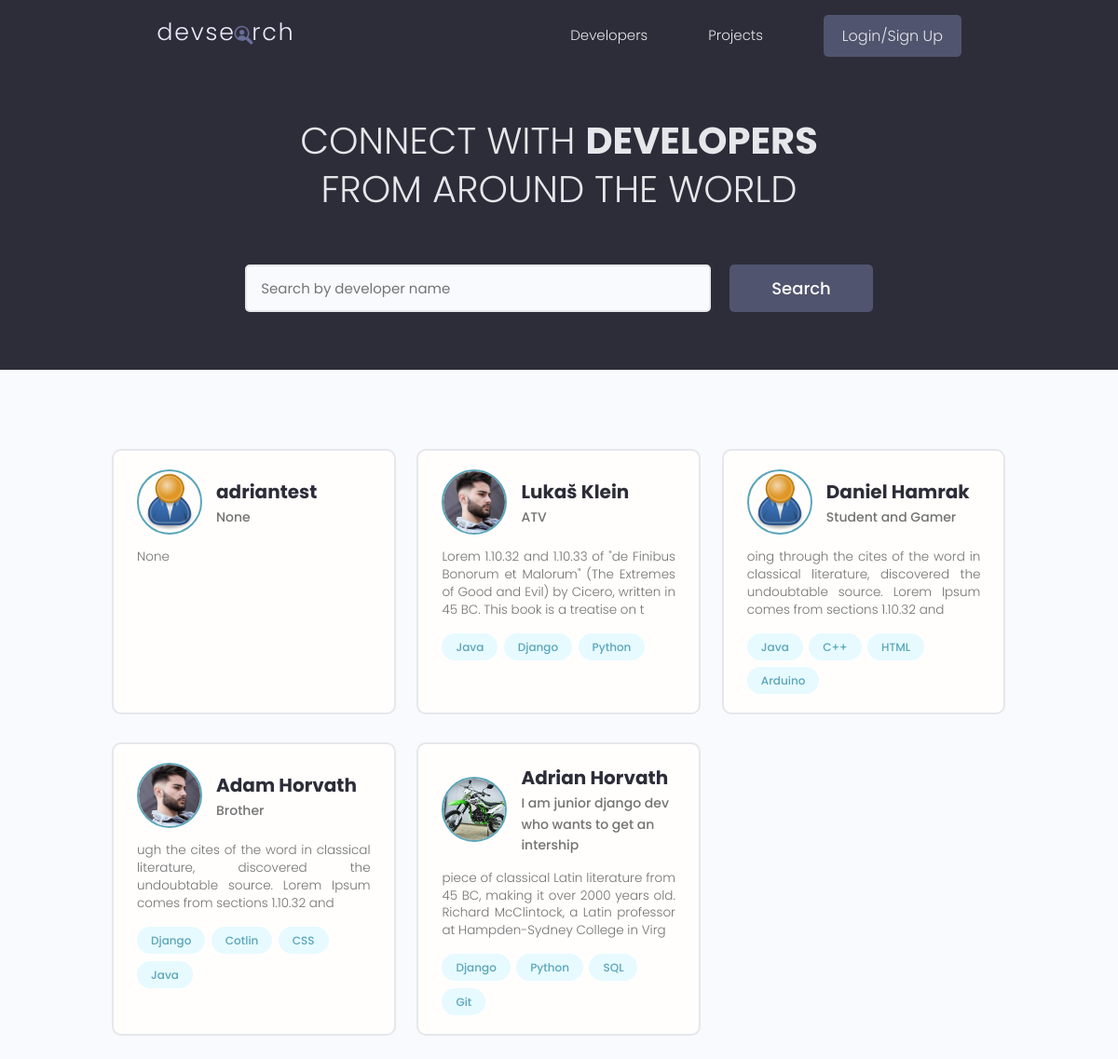
Before: / with the older database file.
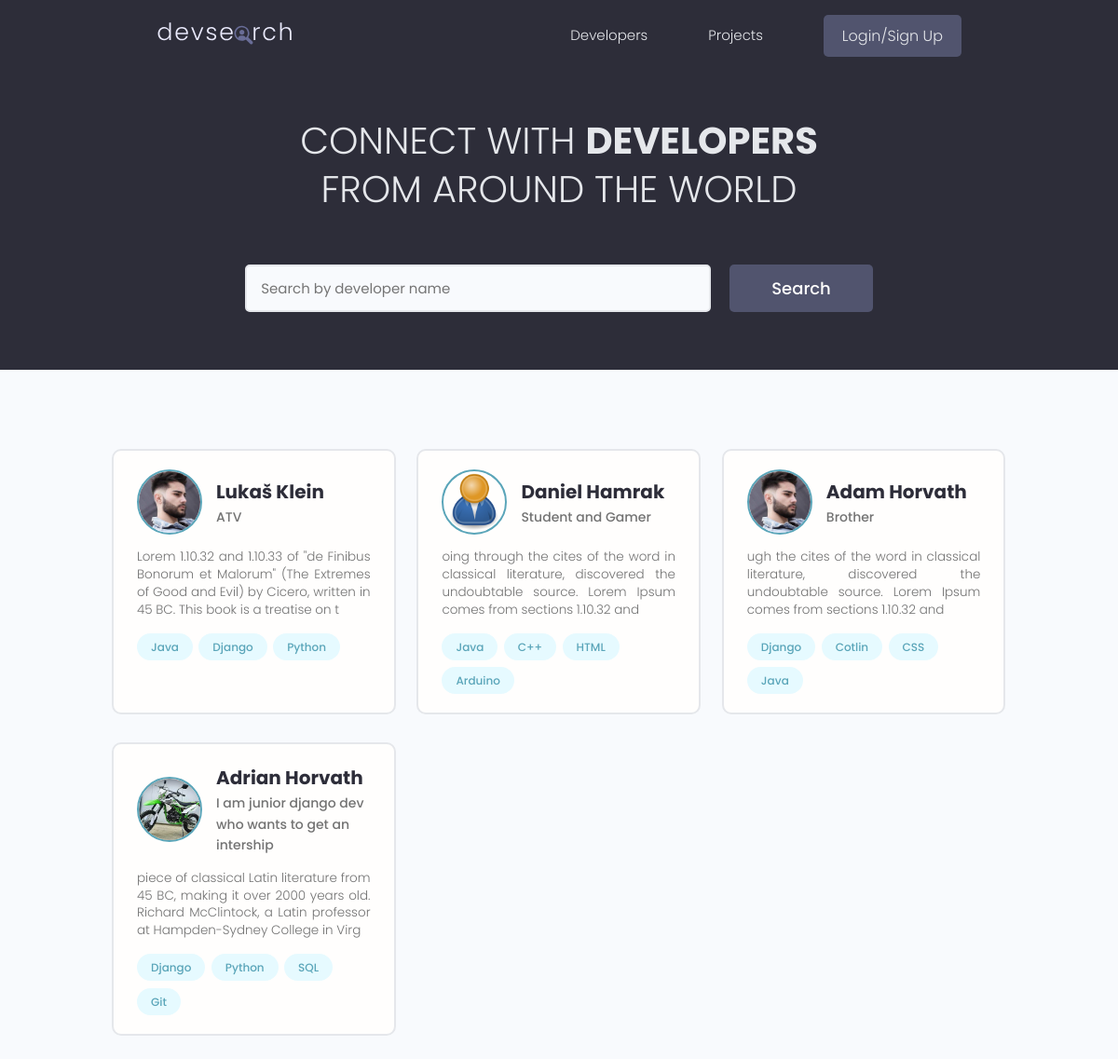
After: the same page with the newer database file.
### users/models.py (models this page shows, shortened)
class Profile(models.Model):
    id = models.UUIDField(default=uuid.uuid4, unique=True,
    primary_key=True, editable=False)
    user = models.OneToOneField(User, on_delete=models.CASCADE, null=True,blank=True)
    name = models.CharField(max_length=200, blank=True, null=True)
    username = models.CharField(max_length=200, blank=True, null=True)
    location = models.CharField(max_length=200, blank=True, null=True)
    email = models.EmailField(max_length=300, null= True, blank=True)
    short_info = models.CharField(max_length=200, blank=True, null=True)
    bio = models.TextField(blank=True, null=True)
    profile_image = models.ImageField(blank=False, null=False, upload_to="profiles/", default="profiles/user-default.png")
    social_github = models.CharField(max_length=200, blank=True, null=True)
    social_twitter = models.CharField(max_length=200, blank=True, null=True)
    social_linkedin = models.CharField(max_length=200, blank=True, null=True)
    social_youtube = models.CharField(max_length=200, blank=True, null=True)
    social_website = models.CharField(max_length=200, blank=True, null=True)
    social_stackoverflow = models.CharField(max_length=200, blank=True, null=True)
    created = models.DateTimeField(auto_now_add=True)
    class Meta:
        ordering = ["-created"]

class Skill(models.Model):
    id = models.UUIDField(default=uuid.uuid4, unique=True,
    primary_key=True, editable=False)
    skill = models.ForeignKey(Profile,on_delete=models.CASCADE, null=True, blank=True)
    name = models.CharField(max_length=50, blank=True, null=True)
    description = models.TextField(blank=True, null=True)
    created = models.DateTimeField(auto_now_add=True)

### users/views.py (the view)
# urls.py: path("", views.profiles,name="profiles" ),
def profiles (request):
    search_query = ""
    if request.GET.get("search_query"):
        search_query = request.GET.get("search_query")
    skill = Skill.objects.filter(name__icontains=search_query)
    profiles= Profile.objects.distinct().filter(
    Q(name__icontains = search_query) |
    Q(short_info__icontains = search_query)|
    Q(skill__in = skill)
     )
    page = request.GET.get("page")
    paginator= Paginator(profiles, 6)
    try:
        profiles = paginator.page(page)
    except PageNotAnInteger:
        page = 1
        profiles = paginator.page(page)
    except EmptyPage:
        page = paginator.num_pages
        profiles = paginator.page(page)
    left_index = (int(page) - 4)
    if left_index <1:
        left_index = 1
    right_index = (int(page) + 5)
    if right_index > paginator.num_pages:
        right_index = paginator.num_pages+1
    custom_range= range(left_index,right_index)
    context = {"profiles":profiles, "search_query":search_query,"custom_range":custom_range}
    return render(request, "users/profiles.html", context)

### users/templates/users/profiles.html (shortened to what this page needs)
{% extends 'main.html' %}
{% block content %}
<main class="home">
    <section class="hero-section text-center">
        <div class="container container--narrow">
            <div class="hero-section__box">
                <h2>CONNECT WITH <span>DEVELOPERS</span></h2>
                <h2>FROM AROUND THE WORLD</h2>
            </div>
            <div class="hero-section__search">
                <form id="search_form" class="form" action="{% url 'profiles' %}" method="get">
                    <div class="form__field">
                        <input class="input input--text" id="formInput#search" type="text" name="search_query"
                           value="{{ search_query }}" placeholder="Search by developer name" />
                    </div>
                    <input class="btn btn--sub btn--lg" type="submit" value="Search" />
                </form>
            </div>
        </div>
    </section>
    <section class="devlist">
        <div class="container">
            <div class="grid grid--three">
                {% for profile in profiles %}
                <div class="column card">
                    <div class="dev">
                        <a href="{% url 'profile' profile.id %}" class="card__body">
                            <div class="dev__profile">
                                <img class="avatar avatar--md" src="{{ profile.profile_image.url }}"
                                    alt="image" />
                                <div class="dev__meta">
                                    <h3>{{ profile.name }}</h3>
                                    <h5>{{ profile.short_info|slice:"60" }}</h5>
                                </div>
                            </div>
                            <p class="dev__info">{{ profile.bio|slice:"150" }}</p>
                            <div class="dev__skills">
                                {% for skill in profile.skill_set.all|slice:"4" %}
                                <span class="tag tag--pill tag--main">
                                    <small>{{ skill.name }}</small>
                                </span>
                                {% endfor %}
                            </div>
                        </a>
                    </div>
                </div>
                {% endfor %}
            </div>
        </div>
    </section>
</main>
{% endblock content %}

### templates/main.html (shortened to what this page needs)
<!DOCTYPE html>
{% load static %}
<html lang="en">
<head>
    <link rel="stylesheet" href="https://cdn.iconmonstr.com/1.3.0/css/iconmonstr-iconic-font.min.css" />
    <link rel="stylesheet" href="{% static 'uikit/styles/uikit.css' %}" />
    <link rel="stylesheet" href="{% static 'styles/app.css' %}" />
</head>
<body>
    {% include "navbar.html" %}
    {% block content %}
    {% endblock content %}
</body>
</html>

### templates/navbar.html (shortened to what this page needs)
{% load static %}
<header class="header">
    <div class="container container--narrow">
        <a href="{% url 'profiles' %}" class="header__logo">
            <img src="{% static 'images/logo.svg' %}" alt="DevSearch Logo" />
        </a>
        <nav class="header__nav">
            <ul class="header__menu">
                <li class="header__menuItem"><a href="{% url 'profiles' %}">Developers</a></li>
                <li class="header__menuItem"><a href="{% url 'projects' %}">Projects</a></li>
                {% if request.user.is_authenticated %}
                <li class="header__menuItem"><a href="{% url 'inbox' %}">Inbox</a></li>
                <li class="header__menuItem"><a href="{% url 'account' request.user.profile.id  %}">My account</a></li>
                <li class="header__menuItem"><a href="{% url 'logout' %}" class="btn btn--sub">Logout</a></li>
                {% else %}
                <li class="header__menuItem"><a href="{% url 'login' %}" class="btn btn--sub">Login/Sign Up</a></li>
                {% endif %}
            </ul>
        </nav>
    </div>
</header>

### static/styles/app.css (style rules this page uses)
:root { --color-sub: #2d2d39; }
.btn--sub { background-color: var(--color-sub-light); }
.card { border: 2px solid var(--color-light); }
img { width: 100%; }
.header { position: sticky; z-index: 111; background-color: var(--color-sub); padding: 1.5rem 0; }
.header > .container { display: flex; justify-content: space-between; align-items: center; }
.header__logo > img { height: 3.8rem; }
.header__nav > ul { display: inline-flex; align-items: center; list-style: none; gap: 6.5rem; }
.header__menuItem > a { color: var(--color-light); font-weight: 300; }
.hero-section { height: 40vh; display: flex; align-items: center; background-color: var(--color-sub); }
.hero-section__box { margin-bottom: 4rem; }
.hero-section__box > h2, .hero-section__box > h2 > span { font-size: 4rem; color: var(--color-light); line-height: 1.3; text-transform: uppercase; }
.hero-section__box > h2 { font-weight: 300; }
.hero-section__box > h2 > span { font-weight: 700; }
.hero-section__search > .form { display: flex; align-items: center; justify-content: center; gap: 2rem; }
.hero-section__search > .form input.input--text { width: 50rem; }
.devlist { margin-top: 8rem; }
.devlist .grid { align-items: stretch; }
.devlist .dev .dev__profile { display: flex; align-items: center; gap: 1.5rem; }
.devlist .dev .dev__meta h3 { color: var(--color-sub); font-size: 2rem; font-weight: 700; }
.devlist .dev .dev__meta h5 { color: var(--color-text); font-size: 1.4rem; font-weight: 500; }
.devlist .dev .dev__info { margin: 1.5rem 0; font-size: 1.35rem; line-height: 1.4; text-align: justify; }

### static/uikit/styles/modules/_variables.css (style rules this page uses)
:root { --color-main: #5aa5b9; --color-main-light: #e6faff; --color-sub: #3f4156; --color-sub-light: #51546e; --color-sub-lighter: #ededfd; --color-text: #737373; --color-gray: #8b8b8b; --color-light: #e5e7eb; --color-light-gray: #767676; --color-bg: #f8fafd; --color-white: #fffefd; --color-white-light: #f3f3f3; --color-success: #359e64; --color-success-bg: #def8e8; --color-error: #fc4b0b; --color-error-bg: #fff2ee; --font-base: 'Poppins', arial, helvetica, 'Segoe UI', roboto, ubuntu, sans-serif; --font-monospace: 'Fira Code', 'Courier New', courier, monospace; --font-regular: 300; --font-medium: 500; --font-bold: 700; --generic-shadow: 1px 1px 5px #00000010; --generic-transition: all 0.3s ease-in-out; }

### static/uikit/styles/modules/_base.css (style rules this page uses)
* { margin: 0; padding: 0; box-sizing: border-box; text-rendering: optimizeLegibility; color: inherit; font-size: inherit; }
html { font-size: 50%; }
@media only screen and (min-width: 480px) { html { font-size: 56.25%; } }
@media only screen and (min-width: 1200px) { html { font-size: 62.5%; } }
body { line-height: 1.6; font-weight: 400; font-size: 1.5rem; color: var(--color-text); background-color: var(--color-bg); min-height: 100vh; }

### static/uikit/styles/modules/_typography.css (style rules this page uses)
* { font-family: var(--font-base); }
h2 { font-size: 3.6rem; font-weight: var(--font-bold); }
h3 { font-size: 3.2rem; font-weight: var(--font-medium); }
h5 { font-size: 2.4rem; font-weight: var(--font-medium); }
h5, h6 { font-weight: var(--font-regular); }
p, span, strong { font-size: 1.6rem; color: var(--color-text); font-weight: var(--font-regular); }
a { padding-bottom: 2px; text-decoration: none; display: inline-block; color: var(--color-main); font-weight: var(--font-medium); }

### static/uikit/styles/modules/_utilities.css (style rules this page uses)
.container { width: 92%; max-width: 165rem; margin: 0 auto; box-sizing: border-box; }
.container--narrow { width: 92%; max-width: 120rem; }
@media screen and (min-width: 1000px) { .container { width: 90%; } }
@media screen and (min-width: 1000px) { .container--narrow { width: 85%; } }
@media screen and (min-width: 1200px) { .container { width: 80%; } }
@media screen and (min-width: 1200px) { .container--narrow { width: 72%; } }
.text-center { text-align: center; }

### static/uikit/styles/modules/_avatar.css (style rules this page uses)
.avatar { border-radius: 50%; border: 2px solid var(--color-main); object-fit: cover; }
.avatar--md { height: 7rem; width: 7rem; }

### static/uikit/styles/modules/_button.css (style rules this page uses)
.btn { display: inline-block; position: relative; cursor: pointer; background-color: var(--color-light); font-weight: var(--font-medium); color: var(--color-sub); text-decoration: none; padding: 1rem 2rem; border-radius: 0.5rem; border: none; width: -webkit-fit-content; width: -moz-fit-content; width: fit-content; height: -webkit-fit-content; height: -moz-fit-content; height: fit-content; font-size: 1.6rem; outline-width: 0; outline-color: transparent; -webkit-backface-visibility: hidden; backface-visibility: hidden; transition: all 0.3s ease-in-out; }
.btn--sub { background-color: var(--color-sub); color: var(--color-white); }
.btn--lg { font-size: 1.8rem; padding: 1.2rem 4.5rem; }

Changed rows visible on the page:
removed Profile: profile_image (placeholder picture), name "adriantest", short_info "None", bio "None"
